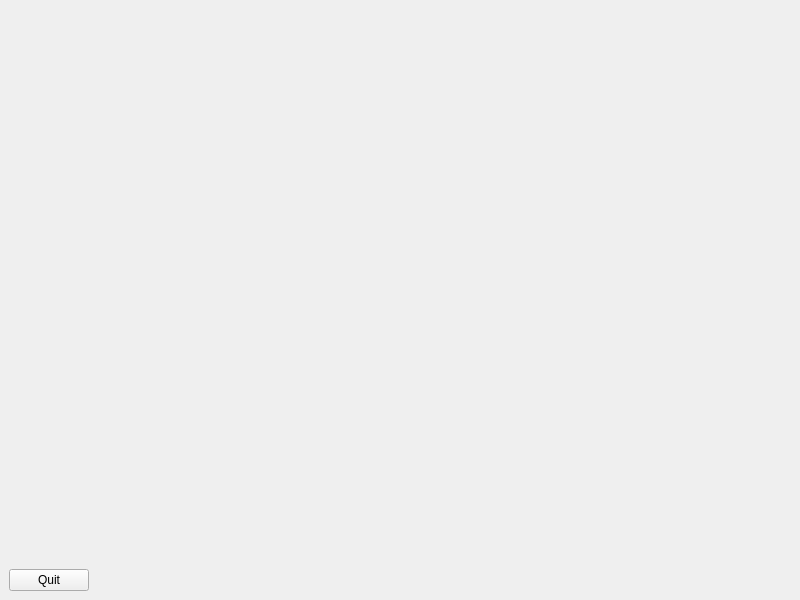
<?xml version="1.0" encoding="UTF-8"?>
<ui version="4.0">
 <class>MainWindow</class>
 <widget class="QMainWindow" name="MainWindow">
  <property name="geometry">
   <rect>
    <x>0</x>
    <y>0</y>
    <width>800</width>
    <height>600</height>
   </rect>
  </property>
  <property name="minimumSize">
   <size>
    <width>800</width>
    <height>600</height>
   </size>
  </property>
  <property name="windowTitle">
   <string>QT + OpenGL</string>
  </property>
  <widget class="QWidget" name="centralwidget">
   <layout class="QHBoxLayout" name="horizontalLayout">
    <item>
     <layout class="QVBoxLayout" name="verticalLayout_2">
      <item>
       <layout class="QVBoxLayout" name="verticalLayout">
        <item>
         <spacer name="verticalSpacer">
          <property name="orientation">
           <enum>Qt::Orientation::Vertical</enum>
          </property>
          <property name="sizeHint" stdset="0">
           <size>
            <width>20</width>
            <height>40</height>
           </size>
          </property>
         </spacer>
        </item>
       </layout>
      </item>
      <item>
       <widget class="QPushButton" name="pushButton">
        <property name="text">
         <string>Quit</string>
        </property>
       </widget>
      </item>
     </layout>
    </item>
    <item>
     <widget class="GLWidget" name="GLwidget" native="true">
      <property name="sizePolicy">
       <sizepolicy hsizetype="Expanding" vsizetype="Preferred">
        <horstretch>0</horstretch>
        <verstretch>0</verstretch>
       </sizepolicy>
      </property>
     </widget>
    </item>
   </layout>
  </widget>
 </widget>
 <customwidgets>
  <customwidget>
   <class>GLWidget</class>
   <extends>QWidget</extends>
   <header>glwidget.h</header>
   <container>1</container>
  </customwidget>
 </customwidgets>
 <resources/>
 <connections>
  <connection>
   <sender>pushButton</sender>
   <signal>released()</signal>
   <receiver>MainWindow</receiver>
   <slot>close()</slot>
   <hints>
    <hint type="sourcelabel">
     <x>52</x>
     <y>568</y>
    </hint>
    <hint type="destinationlabel">
     <x>55</x>
     <y>302</y>
    </hint>
   </hints>
  </connection>
 </connections>
</ui>
